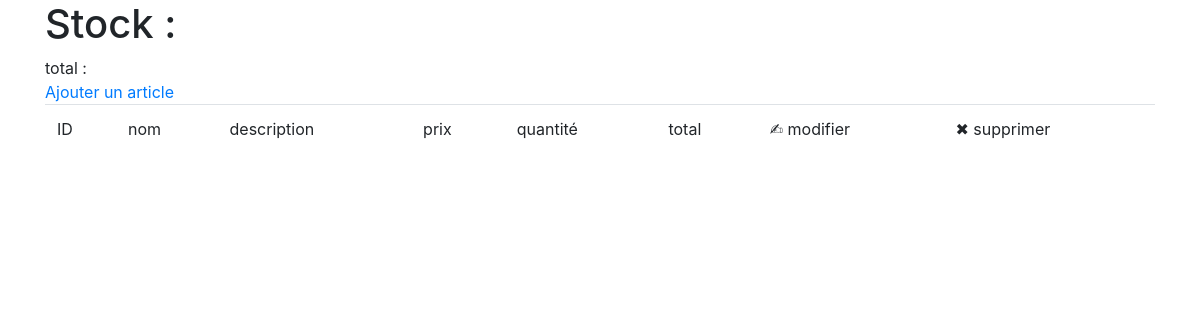
Before: / with the older database file.
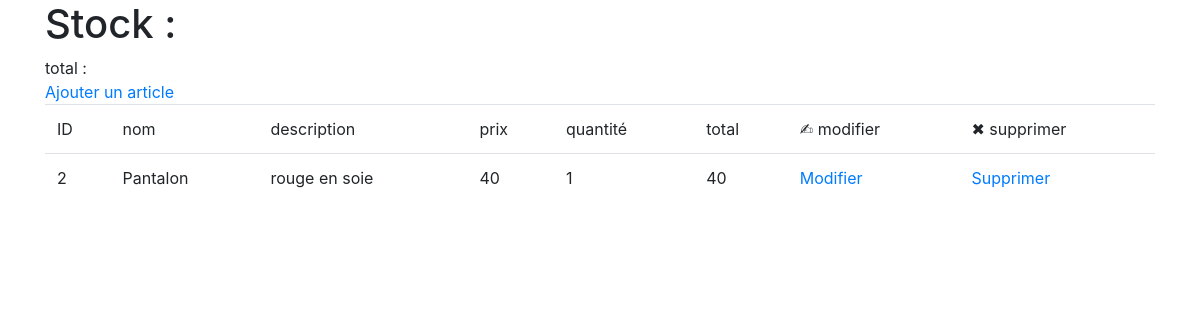
After: the same page with the newer database file.
### model/stock_entry.py (models this page shows, shortened)
class StockEntry(db.Model):
    article_id = db.Column(db.Integer, db.ForeignKey('article.id'), primary_key=True, nullable=False)
    article = db.relationship('Article') # article = db.relationship('Article',backref=db.backref('entries')) si relation manytomany
    quantity = db.Column(db.Integer, default=0)

### model/article.py (models this page shows, shortened)
class Article(db.Model): # heritage de notre objet article du model de base de sqlmychemy - plus besoin du currentID
    id = db.Column(db.Integer, primary_key=True) #cree une colonne pour l'id - premier element se met en auto-increment - ce n'est pas foreignkey
    name = db.Column(db.String(80), nullable=False) #cree une colonne pour name
    description = db.Column(db.String(120), nullable=False) #cree une colonne pour description
    price = db.Column(db.Integer, nullable=False) #cree une colonne pour price

### application.py (the view)
@app.route('/') # on donne une nouvelle route qui sera notre page d'accueil
def index():
    return render_template('index.html', entries=stock.entries()) # entries => entries() appelle à la fonction

### model/stock.py (called while the page is built)
    def entries(self): # pour recuperer les StockEntry
        return StockEntry.query.all()

### templates/index.html (shortened to what this page needs)
<!DOCTYPE html>
<html lang="en">
<head>
    <link rel="stylesheet" href="https://stackpath.bootstrapcdn.com/bootstrap/4.3.1/css/bootstrap.min.css">
</head>
<body>
    <div class="container">
        <h1>Stock :</h1>
        <div>total :
        </div>
        <a href="/add_article">Ajouter un article</a>
        <table class="table">
            <thead>
                <td>
                    ID
                </td>
                <td>
                    nom
                </td>
                <td>
                    description
                </td>
                <td>
                    prix
                </td>
                <td>
                    quantité
                </td>
                 <td>
                    total
                </td>
                <td>
                    ✍︎ modifier
                </td>
                <td>
                    ✖︎ supprimer
                </td>
            </thead>
            {% for entry in entries %}
                <tr>
                    <td>
                        {{ entry.article.id }}
                    </td>
                    <td>
                        {{ entry.article.name }}
                    </td>
                    <td>
                        {{ entry.article.description }}
                    </td>
                    <td>
                        {{ entry.article.price }}
                    </td>
                    <td>
                        {{ entry.quantity }}
                    </td>
                    <td>
                        {{ entry.article.price * entry.quantity }}
                    </td>
                    <td>
                        <a href="/remove_article/{{entry.article.id}}">Modifier</a>
                    </td>
                    <td>
                        <a href="/delete_article/{{entry.article.id}}">Supprimer</a>
                    </td>
                </tr>
            {% endfor %}
        </table>
    </div>
</body>
</html>

Changed rows visible on the page:
added StockEntry: article.id "2", article.name "Pantalon", article.description "rouge en soie", article.price "40", quantity "1", entry.article.price*entry.quantity "40"
